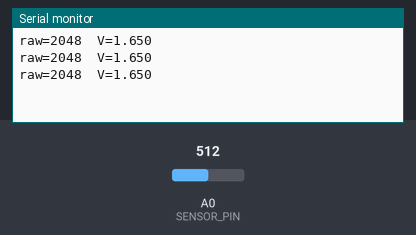
This sketch was run on a simulated Arduino Zero (SAMD21). Parts: the last lines printed to the serial monitor. Inputs (shaded band) come from the test bench; at power-on: A0 (SENSOR_PIN) = 512 (analog values on the 0–1023 scale).

Above: at 1.2 s.
1.3 s: A0 (SENSOR_PIN) set to 716
At 2.1 s:
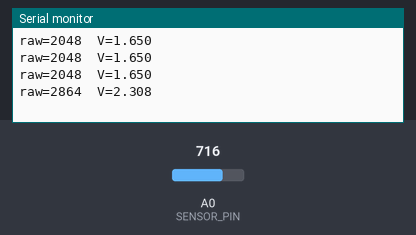
2.8 s: A0 (SENSOR_PIN) set to 900
At 2.8 s:
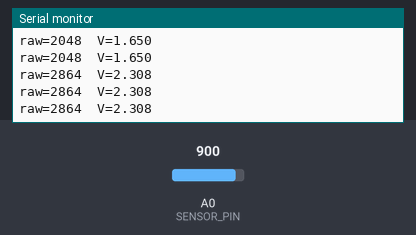
Timing chart, 0 to 5.8 s (numbered marks = the images above; inputs shaded):
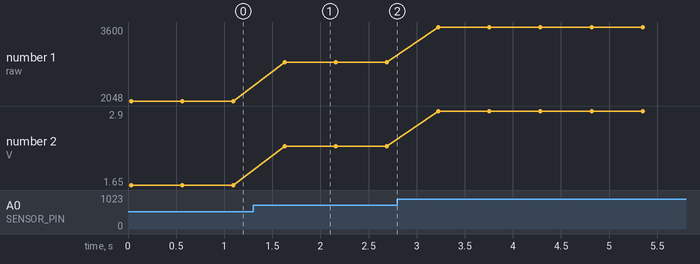

Measured:
- after the input at 1.3 s, the serial monitor: prints a new line after 0.33 s (image 1)
- plotted number 1: 2048 → 2864 after the input at 1.3 s, 2864 → 3600 after the input at 2.8 s
- plotted number 2: 1.65 → 2.31 after the input at 1.3 s, 2.31 → 2.9 after the input at 2.8 s

The sketch:

m1_bringup.ino
```cpp
// Milestone 1 — sensor bring-up.
// One capacitive soil moisture sensor v1.2 on A0 (physical pin 13 of the
// 40-pin header). Prints the median raw ADC value and its voltage over
// serial so we can validate wiring and the dry-air vs in-water delta.
//
// Expected behaviour (3.3 V supply, 12-bit ADC):
//   probe in dry air : high reading, roughly 2600-3100
//   probe in water   : low reading,  roughly 1300-1700
// Exact numbers vary per board; a large, stable delta is what matters.
// If the reading barely moves between air and water, that sensor unit
// likely has a 555 that needs 5 V (see PLAN.md, clone caveat).

const int SENSOR_PIN = A0;

void setup() {
  Serial.begin(115200);
  while (!Serial && millis() < 5000) {}  // wait for monitor, boot anyway
  analogReadResolution(12);              // SAMD51 ADC: 0..4095
  pinMode(SENSOR_PIN, INPUT);
}

// Median of N samples rejects ADC jitter and EMI spikes far better
// than a mean for this sensor.
uint16_t readSensorRaw() {
  const int N = 15;
  uint16_t s[N];
  for (int i = 0; i < N; i++) {
    s[i] = analogRead(SENSOR_PIN);
    delay(2);
  }
  for (int i = 1; i < N; i++) {  // insertion sort
    uint16_t v = s[i];
    int j = i - 1;
    while (j >= 0 && s[j] > v) {
      s[j + 1] = s[j];
      j--;
    }
    s[j + 1] = v;
  }
  return s[N / 2];
}

void loop() {
  uint16_t raw = readSensorRaw();
  float volts = raw * 3.3f / 4095.0f;
  Serial.print("raw=");
  Serial.print(raw);
  Serial.print("  V=");
  Serial.println(volts, 3);
  delay(500);
}
```
